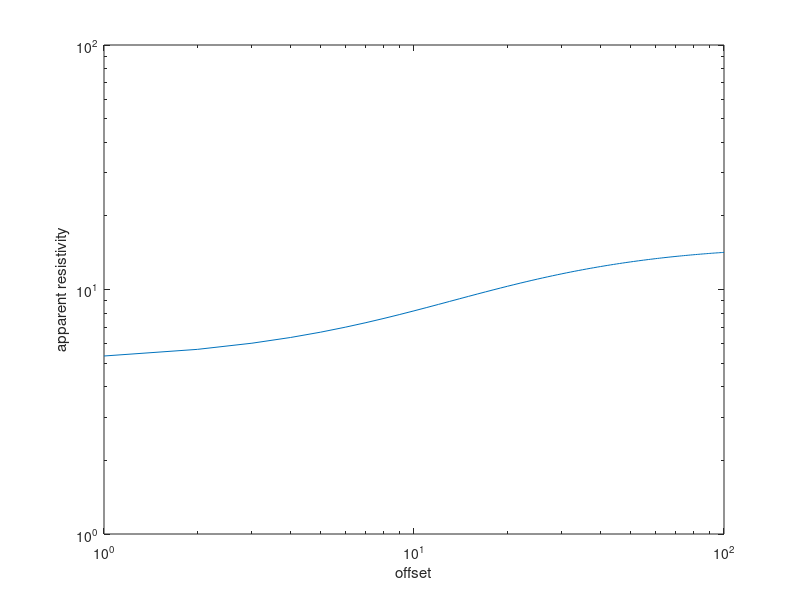

Here is the MATLAB script that generated this plot:
A = [];
for i=0:100
    app=0;
    for j=1:10
        app1=10*i*(0.5^j)/((i^2+(2*j*10)^2)^0.5);
        app=app+app1;
    end
    app=app+5;
    A(end+1)=app;
end
i=linspace(0,100,101);

figure
loglog(i,A)
xlabel('offset')
ylabel('apparent resistivity')
